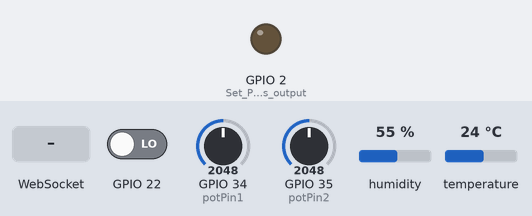
A sketch run on a simulated ESP32. Shown: output pins drawn as LEDs (lit = HIGH). The inputs (shaded band) are chosen by the test bench; at power-on: GPIO 22 LOW, GPIO 34 (potPin1) = 2048, GPIO 35 (potPin2) = 2048, humidity 55 %, temperature 24 °C. WiFi joins after 1.5 s; servers stay silent unless stated; what the sketch prints to the serial monitor is not drawn.

Above: at 2.7 s.
2.8 s: WebSocket text "1" received
At 3.2 s:
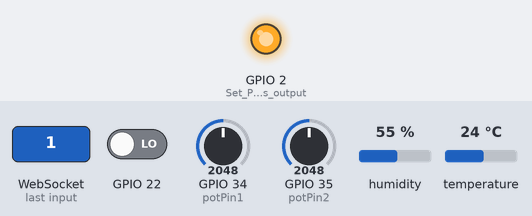
4.3 s: WebSocket text "0" received
At 5.5 s:
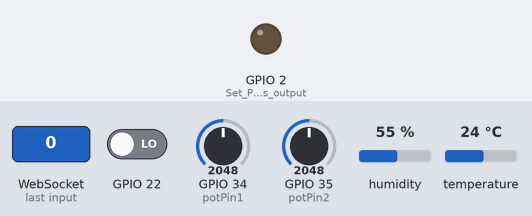
Timing chart, 0 to 7.3 s (numbered marks = the images above; inputs shaded):
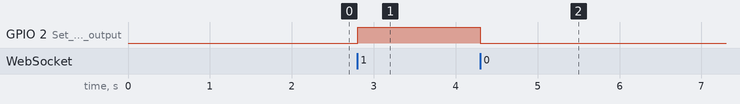

Measured:
- after the input at 2.8 s, GPIO 2 (Set_PIN22_As_output): LOW → HIGH at once
- after the input at 4.3 s, GPIO 2 (Set_PIN22_As_output): HIGH → LOW at once

The sketch:

TestWebSocket.ino
```cpp
#include <WiFi.h> // Include WIFi Library for ESP32
#include <WebServer.h> // Include WebSwever Library for ESP32
#include <ArduinoJson.h> // Include ArduinoJson Library
#include <WebSocketsServer.h>  // Include Websocket Library
#include "DHT.h"

#define DHTPIN 4     // Digital pin connected to the DHT sensor
#define DHTTYPE DHT11   // DHT 11
DHT dht(DHTPIN, DHTTYPE);
const int potPin1 = 34;
const int potPin2 = 35;
const char* ssid = "Xuong_1";  // Your SSID
const char* password = "68686868"; // Your Password

int interval = 500; // virtual delay
unsigned long previousMillis = 0; // Tracks the time since last event fired

#include "webpage.h"
String jsonString; // Temporary storage for the JSON String
String pin_status = ""; // Holds the status of the pin
uint16_t tempVal; // holds the temperature value
uint16_t humVal;// holds the Humidity value
uint16_t lightVal, potVal;

//DHT dht(DHTPIN, DHTTYPE); // create instance for DHT sensor
WebServer server(80);  // create instance for web server on port "80"
WebSocketsServer webSocket = WebSocketsServer(81);  //create instance for webSocket server on port"81"

void setup() {
  dht.begin();
  // put your setup code here, to run once:
  pinMode(2, OUTPUT); // Set PIN22 As output(LED Pin)
  Serial.begin(115200); // Init Serial for Debugging.
  WiFi.begin(ssid, password); // Connect to Wifi
  while (WiFi.status() != WL_CONNECTED) { // Check if wifi is connected or not
    delay(500);
    Serial.print(".");
  }
  Serial.println();
  // Print the IP address in the serial monitor windows.
  Serial.print("IP address: ");
  Serial.println(WiFi.localIP());
  // Initialize a web server on the default IP address. and send the webpage as a response.
  server.on("/", []() {
    server.send(200, "text\html", web);
  });
  server.begin(); // init the server
  webSocket.begin();  // init the Websocketserver
  webSocket.onEvent(webSocketEvent);  // init the webSocketEvent function when a websocket event occurs
//  dht.begin(); // Init DHT sensor
}

void loop() {
  server.handleClient();  // webserver methode that handles all Client
  webSocket.loop(); // websocket server methode that handles all Client
  unsigned long currentMillis = millis(); // call millis  and Get snapshot of time
  if ((unsigned long)(currentMillis - previousMillis) >= interval) { // How much time has passed, accounting for rollover with subtraction!
    update_temp_hum(); // update temperature data.
    update_light();   //update light data
    update_webpage(); // Update Humidity Data
    update_potHG();
    previousMillis = currentMillis;   // Use the snapshot to set track time until next event
  }
}

// This function gets a call when a WebSocket event occurs
void webSocketEvent(byte num, WStype_t type, uint8_t * payload, size_t length) {
  switch (type) {
    case WStype_DISCONNECTED: // enum that read status this is used for debugging.
      Serial.print("WS Type ");
      Serial.print(type);
      Serial.println(": DISCONNECTED");
      break;
    case WStype_CONNECTED:  // Check if a WebSocket client is connected or not
      Serial.print("WS Type ");
      Serial.print(type);
      Serial.println(": CONNECTED");
      if (digitalRead(22) == HIGH) {  //check if pin 22 is high or low
        pin_status = "ON";
        update_webpage(); // update the webpage accordingly
      }
      else {
        pin_status = "OFF"; //check if pin 22 is high or low
        update_webpage();// update the webpage accordingly
      }
      break;
    case WStype_TEXT: // check responce from client
      Serial.println(); // the payload variable stores teh status internally
      Serial.println(payload[0]);
      if (payload[0] == '1') {
        pin_status = "ON";
        digitalWrite(2, HIGH);
      }
      if (payload[0] == '0') {
        pin_status = "OFF";
        digitalWrite(2, LOW);
      }
      break;
    default:
      break;
  }
}

void update_temp_hum(){
   // Read temperature as Celsius (the default)
  humVal = dht.readHumidity();
  // Read hum as Celsius (the default)
  tempVal = dht.readTemperature();
}

void update_light(){
  lightVal = analogRead(potPin1);// Read analog
}

void update_potHG(){
  potVal = analogRead(potPin2);// Read analog
}

void update_webpage()
{
  StaticJsonDocument<100> doc;
  // create an object
  JsonObject object = doc.to<JsonObject>();
  object["PIN_Status"] = pin_status ;
  object["Temp"] = tempVal ;
  object["Hum"] = humVal ;
  object["Light"] = lightVal;
  object["PotHG"] = potVal;
  serializeJson(doc, jsonString); // serialize the object and save teh result to teh string variable.
  Serial.println( jsonString ); // print the string for debugging.
  webSocket.broadcastTXT(jsonString); // send the JSON object through the websocket
  jsonString = ""; // clear the String.
}
```

webpage.h
```cpp
//=====================
//HTML code for webpage
//=====================
const char web[] PROGMEM =
R"=====(
<!DOCTYPE html>
<html>
<head>
  <title>Arduino and ESP32 Websocket</title>
  <meta name='viewport' content='width=device-width, initial-scale=1.0' />
  <meta charset='UTF-8'>
  <style>
    body {
      background-image: url('https://img4.thuthuatphanmem.vn/uploads/2019/12/17/hinh-nen-powerpoint-chu-de-dien-tu_103812785.jpg');
      background-repeat: no-repeat;
      background-attachment: fixed;
      background-size: 100% 100%;
      text-align: center;
    }
    div{
        margin-left: auto;
        margin-right: auto;
    }
    h1 {
      color: black;
    }
    .myDiv {
      border: 5px outset black;
      background-color: #FFFBD1;
      text-align: center;
    }
  </style>
</head>
<!--------------------------HTML-------------------------->
<body>
  <div class="myDiv">
    <h1>Phạm Thành Đạt và Đoàn Việt Dũng</h1>
  </div>
  <div class="myDiv">
    <h1>TEMPERATURE: <span id='temp'>-</span> &#x2103</h1>
    <h1>HUMIDITY: <span id='hum'>-</span> %</h1>
    <h1>LIGHT: <span id='light'>-</span> </h1>
    <h1>POT-HG: <span id='pot'>-</span> </h1>
  </div>
  <div class="myDiv">
    <h1>RECEIVED MESSAGE: <span id='message'>-</span></h1><button type='button' id='BTN_1'>
      <h1>ON</h1>
    </button><button type='button' id='BTN_2'>
      <h1>OFF</h1>
    </button>
  </div>
</body>
<!----------------------JavaScript------------------------>
<script>
  var Socket;
  document.getElementById('BTN_1').addEventListener('click', button_1_pressed);
  document.getElementById('BTN_2').addEventListener('click', button_2_pressed);
  function init() {
    Socket = new WebSocket('ws://' + window.location.hostname + ':81/');
    Socket.onmessage = function(event) {
      processCommand(event);
    };
  }
  function processCommand(event) {
    var obj = JSON.parse(event.data);
    document.getElementById('message').innerHTML = obj.PIN_Status;
    document.getElementById('temp').innerHTML = obj.Temp;
    document.getElementById('hum').innerHTML = obj.Hum;
    document.getElementById('light').innerHTML = obj.Light;
    document.getElementById('pot').innerHTML = obj.PotHG;
    console.log(obj.PIN_Status);
    console.log(obj.Temp);
    console.log(obj.Hum);
  }
  function button_1_pressed() {
    Socket.send('1');
  }
  function button_2_pressed() {
    Socket.send('0');
  }
  window.onload = function(event) {
    init();
  }
</script>
</html>
)=====";
```
